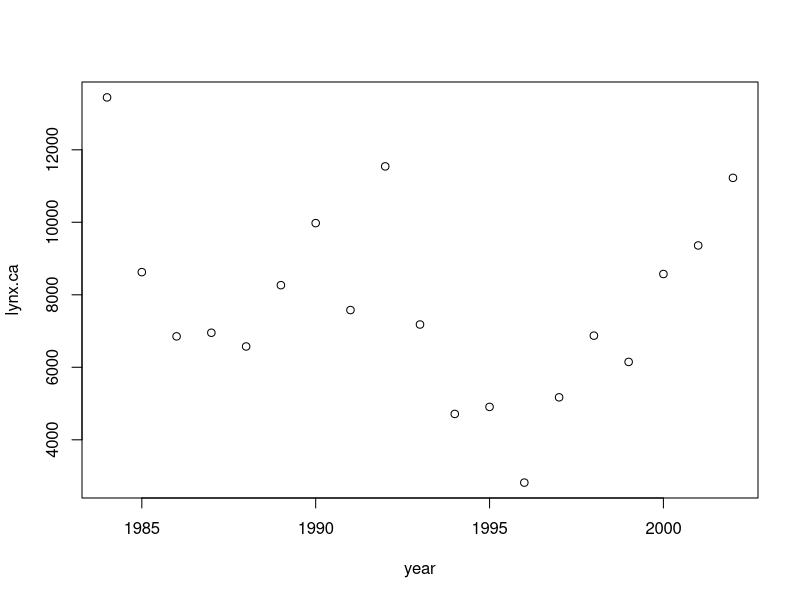

R code for this plot:
## ---- chunk 1
lynx.ca <- c(13445, 8625, 6853, 6953, 6574,
  8265, 9977, 7579, 11542, 7180,
  4713, 4907, 2819, 5171, 6873, 
  6148, 8573, 9361, 11226)
## ---- chunk 2
year <- c(1984, 1985, 1986, 1987,
          1988, 1989, 1990, 1991, 1992, 
          1993, 1994, 1995, 1996, 1997,
          1998, 1999, 2000, 2001, 2002)
## ---- chunk 3
lynx.new <- data.frame(lynx.ca,
                    year)
## ---- chunk 4
plot(lynx.ca ~ year, data = lynx.new)
